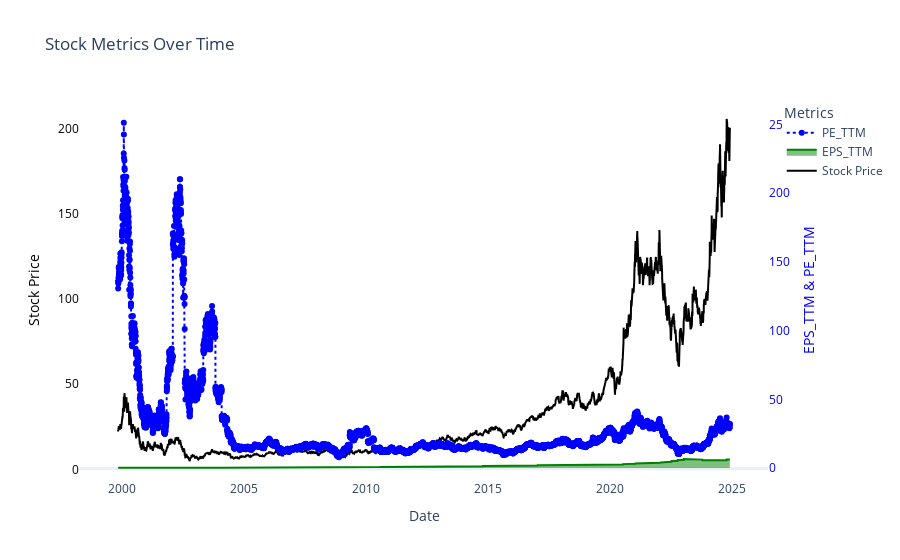

The code cell stored with this chart in its notebook:
### Code cell
import plotly.graph_objects as go


# Create the figure
fig = go.Figure()

# Add stock_price on primary y-axis (left)
fig.add_trace(go.Scatter(
    x=stock_consolidate_df.index,
    y=stock_consolidate_df["stock_price"],
    mode='lines',
    line=dict(color='black'),
    name='Stock Price',
    yaxis="y1"
))

# Add EPS_TTM on secondary y-axis (right)
fig.add_trace(go.Scatter(
    x=stock_consolidate_df.index,
    y=stock_consolidate_df["EPS_TTM"],
    mode='lines',
    fill='tonexty',  # Shadow effect
    line=dict(color='green'),
    name='EPS_TTM',
    yaxis="y2"
))

# Add PE_TTM on secondary y-axis (right)
fig.add_trace(go.Scatter(
    x=stock_consolidate_df.index,
    y=stock_consolidate_df["PE_TTM"],
    mode='lines+markers',
    line=dict(color='blue', dash='dot'),
    name='PE_TTM',
    yaxis="y2"
))

# Update layout to remove grid and configure dual y-axes
fig.update_layout(
    title="Stock Metrics Over Time",
    xaxis=dict(title="Date", showgrid=False),
    yaxis=dict(
        title="Stock Price",
        showgrid=False,
        titlefont=dict(color="black"),
        tickfont=dict(color="black")
    ),
    yaxis2=dict(
        title="EPS_TTM & PE_TTM",
        overlaying="y",  # Overlay with y1
        side="right",
        showgrid=False,
        titlefont=dict(color="blue"),
        tickfont=dict(color="blue")
    ),
    legend_title="Metrics",
    template="plotly_white",
    plot_bgcolor='white'  # Background color
)

# Show the plot
fig.show()

### Figure 1 — Plotly figure (JSON) as saved in the notebook; plotly's stock layout.template omitted (floating-point values rounded to 4 significant figures; data arrays with more than 128 entries replaced by an {"elided": "..."} marker saying what was removed)
{"data": [{"line": {"color": "black"}, "mode": "lines", "name": "Stock Price", "type": "scatter", "x": {"elided": "6314 str values"}, "y": {"elided": "6314 float values"}, "yaxis": "y"}, {"fill": "tonexty", "line": {"color": "green"}, "mode": "lines", "name": "EPS_TTM", "type": "scatter", "x": {"elided": "6314 str values"}, "y": {"elided": "6314 float values"}, "yaxis": "y2"}, {"line": {"color": "blue", "dash": "dot"}, "mode": "lines+markers", "name": "PE_TTM", "type": "scatter", "x": {"elided": "6314 str values"}, "y": {"elided": "6314 float values"}, "yaxis": "y2"}], "layout": {"legend": {"title": {"text": "Metrics"}}, "plot_bgcolor": "white", "title": {"text": "Stock Metrics Over Time"}, "xaxis": {"showgrid": false, "title": {"text": "Date"}}, "yaxis": {"showgrid": false, "tickfont": {"color": "black"}, "title": {"font": {"color": "black"}, "text": "Stock Price"}}, "yaxis2": {"overlaying": "y", "showgrid": false, "side": "right", "tickfont": {"color": "blue"}, "title": {"font": {"color": "blue"}, "text": "EPS_TTM & PE_TTM"}}}}
